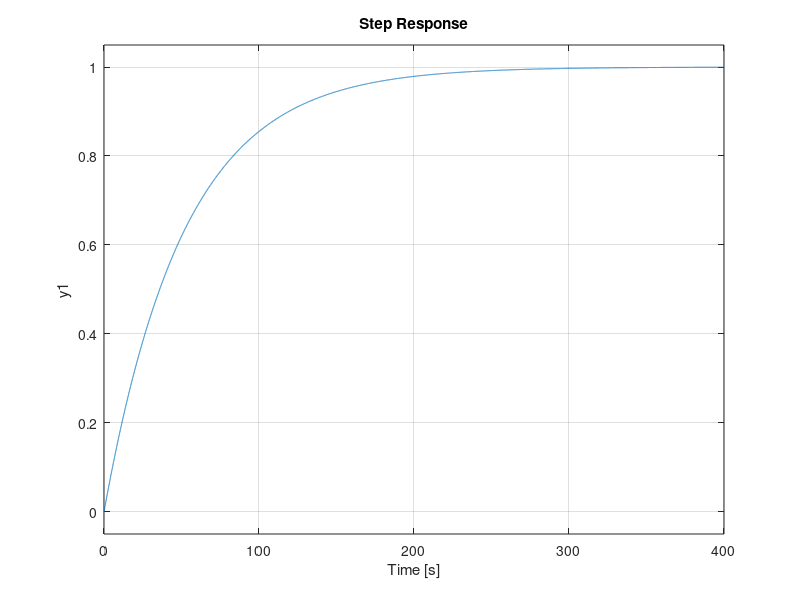

The MATLAB source for this figure:

% -- TASK 3 --
G = tf([-0.0717,-1.684,-0.0853,-0.0622],[1,1.0604,-1.1154,-0.066,-0.0512]);
Kf = -50;
G_closed = feedback(G,Kf);

% C1(s) = To meet the steady stateerror criteria
% C2(s) = To meet the settling time and maximum overshoot criteria

% Given C1(s) and C2(s) are such that the closed loop system C(s)*G_closed is stable
% C2(s) = Type 0 system
% Find C1(s) such that steady state error of the system is zero when r(t)
% is a step input

% To get a steady state error of 0 with r(t) as a step input, we need a
% system of type 1 or above.
% Type of a system = Number of poles at origin
% C2(s) is type 0, thus choose C1(s) such that C1(s)*C2(s) is type 1

% If we choose C1(s) as K/s, C = C1(s)*C2(s) will give us a type 1 system,
% for which the steady state error is zero when input is a step input

% Kdc = DC gain of a system = gain of output of the system when we apply a
% unit step input to it 
% Kdc = lim s-> 0 (s*Y(s)) = lim s->0 (G(s))
% If G(s) is type 0, Kdc = K = product of zeros/product of poles

% Also as G_closed is type 0, and we need ess to be zero for unit input ->
% essentially a PI controller -> C(s) = (KpS + Ki)/s (1 pole at s=0 -> type 1)
% C(s) = Kp + Ki/s

%K = dcgain(G)
%C = C1*C2;

p = pole(G_closed);
z = zero(G_closed);

%K = prod(z)/prod(p);
K1 = 0.95;
K2 = -1;

%C1 = K/s;
C1 = tf([K1],[1,0]);
%C2 = K;
C2 = tf([K2],[1]);

%L = minreal(G_closed*C1*C2)
%TF_Fig4 = minreal(L/1+L)

TF_Fig4 = feedback(C1*C2*G_closed,1);

t = 0:0.1:1000;
u = t;
[y,t,x] = lsim(TF_Fig4,u,t);
plot(t,y,'b',t,u,'m')
xlabel('Time (sec)')
ylabel('Amplitude')
title('Input-purple, Output-blue')

step(TF_Fig4)

% E(s) = R(s) - Y(s) = R(s) - C(s)*G_closed*E(s) => E(s) = R(s)/1+C*G_closed
% sE(s) = sR(s)/1+C*G_closed = poles of sE(s) = zeros of denom = all in lhp
ppole = pole(TF_Fig4);

[y, t] = step(TF_Fig4);
y_final = y(end);


y_desired = 1; % Assuming a step input of 1
SSE = abs(y_desired - y_final);

step(TF_Fig4);
disp(['Steady-state error (SSE): ', num2str(SSE)])

% reference: https://ctms.engin.umich.edu/CTMS/index.php?aux=Extras_ess1


